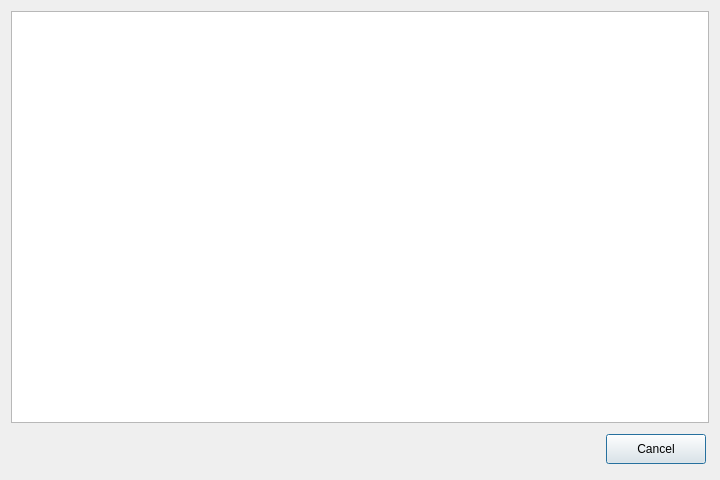
<?xml version="1.0" encoding="UTF-8"?>
<ui version="4.0">
 <class>Dialog</class>
 <widget class="QDialog" name="Dialog">
  <property name="geometry">
   <rect>
    <x>0</x>
    <y>0</y>
    <width>720</width>
    <height>480</height>
   </rect>
  </property>
  <property name="minimumSize">
   <size>
    <width>720</width>
    <height>480</height>
   </size>
  </property>
  <property name="windowTitle">
   <string>Dialog</string>
  </property>
  <layout class="QVBoxLayout" name="verticalLayout">
   <item>
    <widget class="QTextEdit" name="textEdit">
     <property name="horizontalScrollBarPolicy">
      <enum>Qt::ScrollBarAlwaysOff</enum>
     </property>
     <property name="lineWrapMode">
      <enum>QTextEdit::NoWrap</enum>
     </property>
     <property name="readOnly">
      <bool>true</bool>
     </property>
    </widget>
   </item>
   <item>
    <widget class="QFrame" name="frame">
     <property name="minimumSize">
      <size>
       <width>0</width>
       <height>40</height>
      </size>
     </property>
     <property name="maximumSize">
      <size>
       <width>16777215</width>
       <height>40</height>
      </size>
     </property>
     <property name="frameShape">
      <enum>QFrame::NoFrame</enum>
     </property>
     <property name="frameShadow">
      <enum>QFrame::Raised</enum>
     </property>
     <layout class="QHBoxLayout" name="horizontalLayout">
      <property name="leftMargin">
       <number>3</number>
      </property>
      <property name="topMargin">
       <number>3</number>
      </property>
      <property name="rightMargin">
       <number>3</number>
      </property>
      <property name="bottomMargin">
       <number>3</number>
      </property>
      <item>
       <widget class="QLabel" name="label">
        <property name="text">
         <string/>
        </property>
       </widget>
      </item>
      <item>
       <widget class="QPushButton" name="pushButton">
        <property name="minimumSize">
         <size>
          <width>100</width>
          <height>30</height>
         </size>
        </property>
        <property name="maximumSize">
         <size>
          <width>100</width>
          <height>30</height>
         </size>
        </property>
        <property name="text">
         <string>Cancel</string>
        </property>
       </widget>
      </item>
     </layout>
    </widget>
   </item>
  </layout>
 </widget>
 <resources/>
 <connections/>
</ui>
